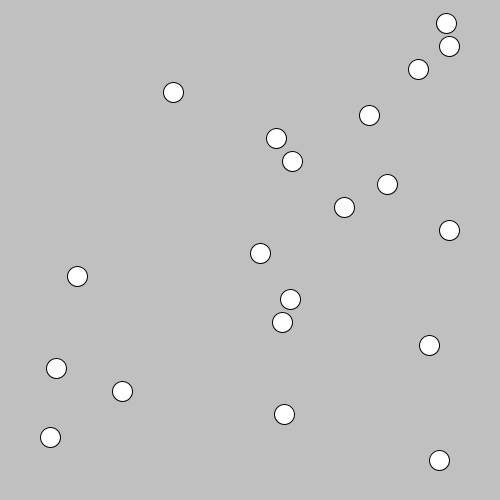
Frame 1 (no input)
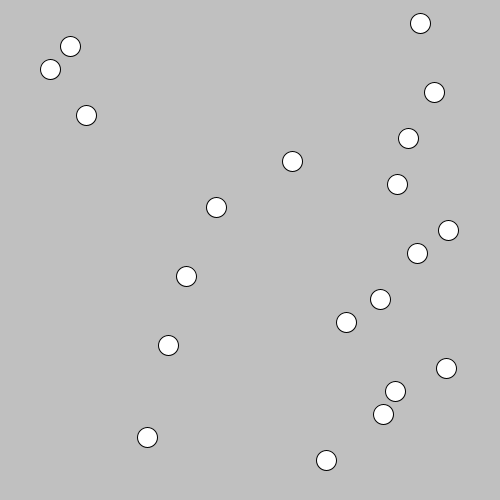
Frame 60 (the mouse pressed at the canvas centre just before this capture)
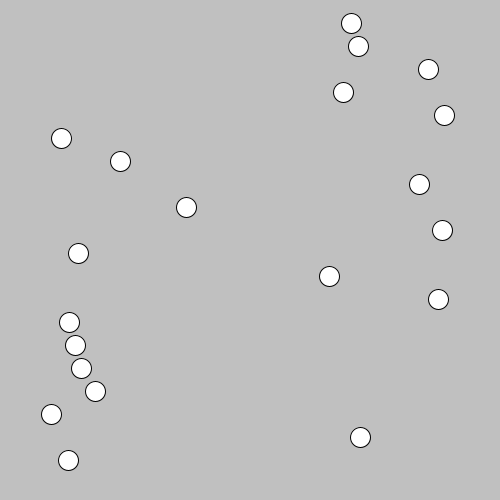
Frame 120 (the mouse held since frame 60 and released just before this capture)

The Processing sketch that drew these frames (run headless with seeded random() and noise(); from frame 60 on, the mouse is pressed at the canvas centre):

// Processing sketch: processing_152216
// ── processing_152216.pde

/*
 * Creative Coding
 * Week 3, 02 - array with sin()
 * by Indae Hwang and Jon McCormack
 * Copyright (c) 2014 Monash University
 *
 * This program demonstrates the use of arrays.
 * It creates three arrays that store the y-position, speed and phase of some oscillating circles.
 * You can change the number of circles by changing the value of num in setup()
 * You can change the background colour by holding the left mouse button and dragging.
 * 
 */
 
 /* Modified by Richard Lyall to add click interactivity */

int     num;    // the number of items in the array (# of circles)
float[] y;      // y-position of each circle (fixed)
float[] speed;  // speed of each circle
float[] phase;  // phase of each circle
boolean[] moving; // moving or stationary
float[] fixedXPos; // the x position of a stationary circle
int[] greyFill; // greyscale fill for clicked circles

float red = 192;
float green = 192;
float blue = 192;

void setup() {
  size(500, 500);

  num = 20;

  // allocate space for each array
  y = new float[num];
  speed = new float[num];
  phase = new float[num]; 
  moving = new boolean[num];
  fixedXPos = new float[num];
  greyFill = new int[num];

  // calculate the gap in y based on the number of circles
  float gap = height / (num + 1);

  //setup an initial value for each item in the array
  for (int i=0; i<num; i++) {
    y[i] = gap * (i + 1);      // y is constant for each so can be calculated once
    speed[i] = random(10);
    phase[i] = random(TWO_PI);
    moving[i] = true;         // everything moving initially
    greyFill[i] = 255;
  }
}


void draw() {
  background(red, green, blue);

  for (int i=0; i<num; i++) {
    
    // calculate the x-position of each ball based on the speed, phase and current frame
    // If the object has been clicked, display it in its stored position
    float x;
        if (moving[i] == true) {
      x = width/2 + sin(radians(frameCount*speed[i] ) + phase[i])* 200; }
    else {
      x = fixedXPos[i];
    }
    
    fill(greyFill[i]);
    ellipse(x, y[i], 20, 20);
  }
}


// change the background colour if the mouse is dragged
/*void mouseDragged() {
  red = map(mouseX, 0, width, 0, 255);
  green = map(mouseY, 0, height, 0, 255);
  blue = map(mouseX+mouseY, 0, width+height, 255, 0);
}*/

void mouseClicked () {

  for (int i=0; i<num; i++) {
    // calculate the x-position of each ball based on the speed, phase and current frame
    
    //Check for a mouse click in the static stored X position (if circle not moving)
    //Or in the moving position
    float x;
    
    if (moving[i] == true) {
      x = width/2 + sin(radians(frameCount*speed[i] ) + phase[i])* 200; }
    else {
      x = fixedXPos[i];
    }
    
    //Check if we've clicked on a circle
    float clickDist = dist(mouseX,mouseY,x,y[i]);
    
    if (clickDist <= 10) { //Did we click within a radius of the centre?
      println("Circle " + i + " clicked.");
      
      //Store the x position for the stationary circle
      fixedXPos[i] = x;
      
      //Toggle movement
      moving[i] = !moving[i];
      
      //Select a new speed if the circle starts moving again
      if (moving[i] == true) {
        speed[i] = random(10);
        greyFill[i] = 0; //black fill if restarted
      } else {
        greyFill[i] = 128; //grey fill if stopped
      }
      
    }
      
  }

}
